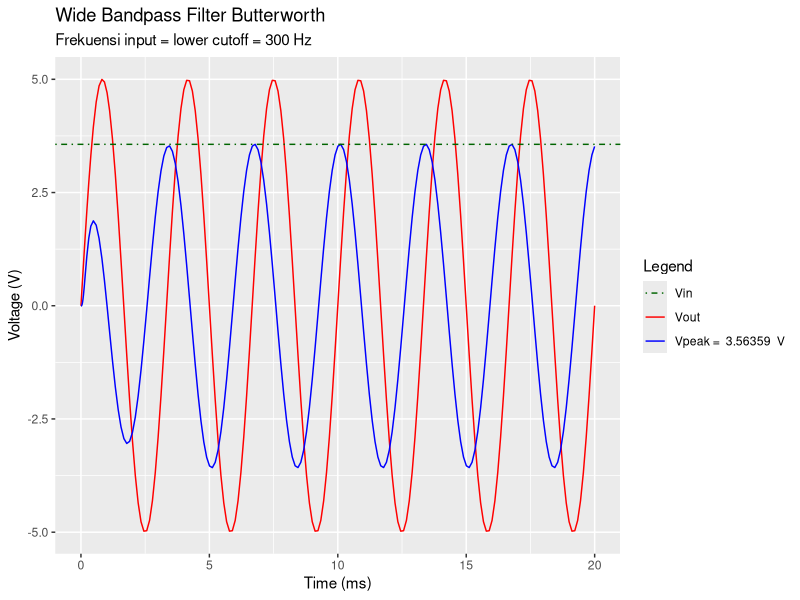
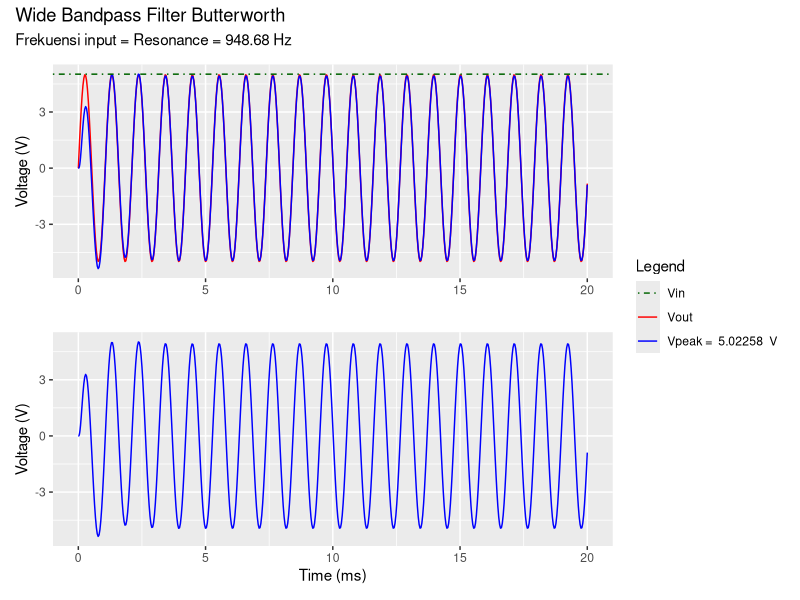
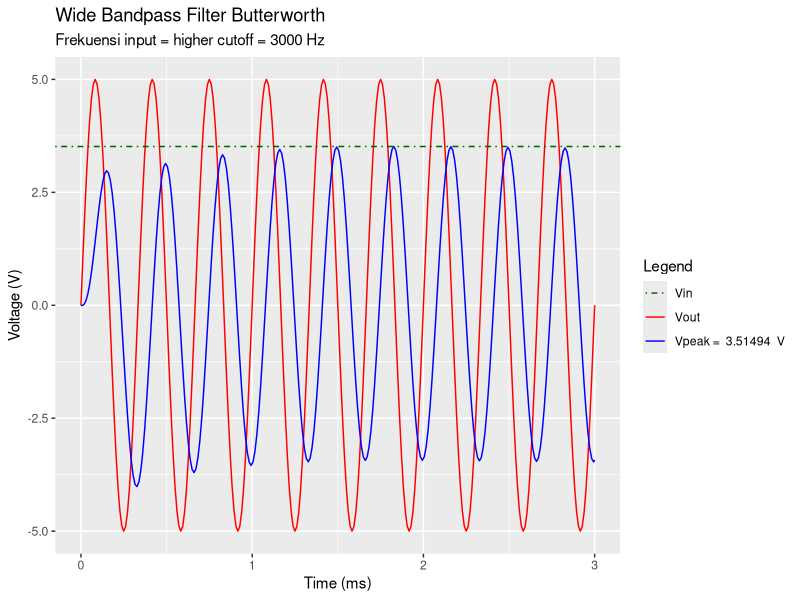
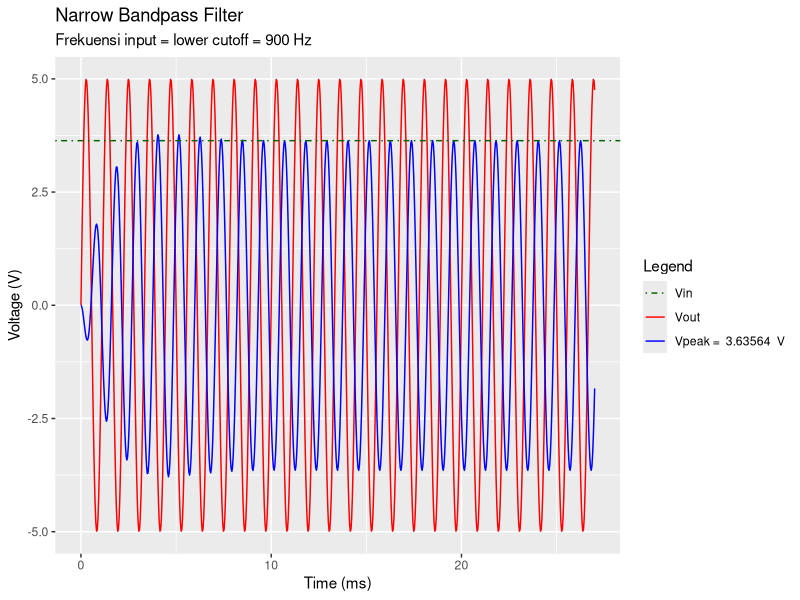
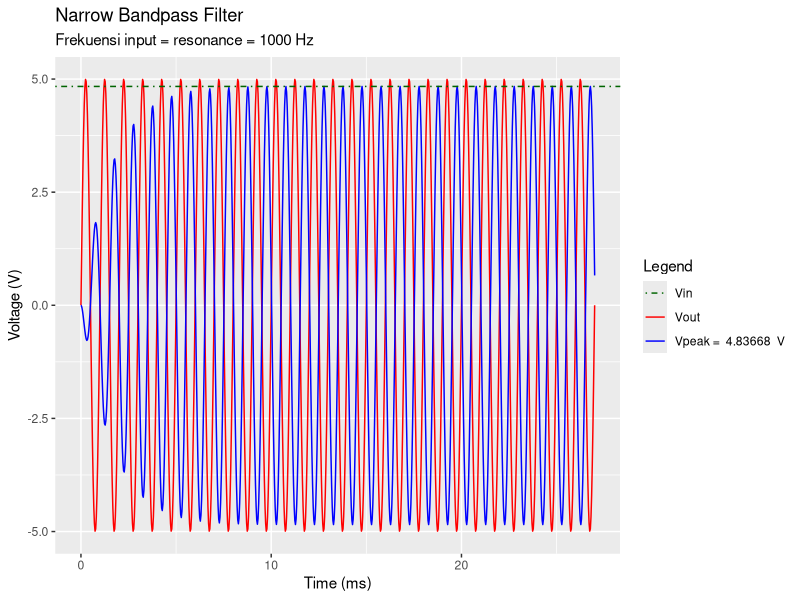
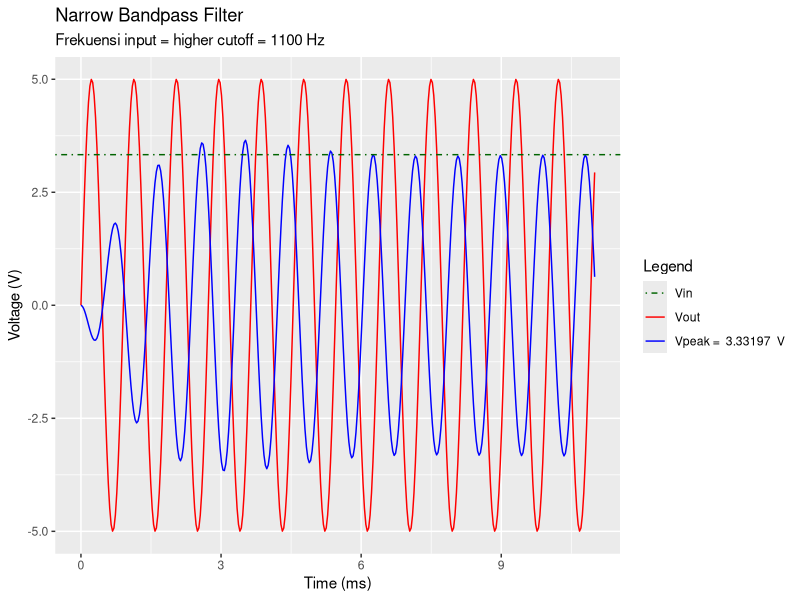
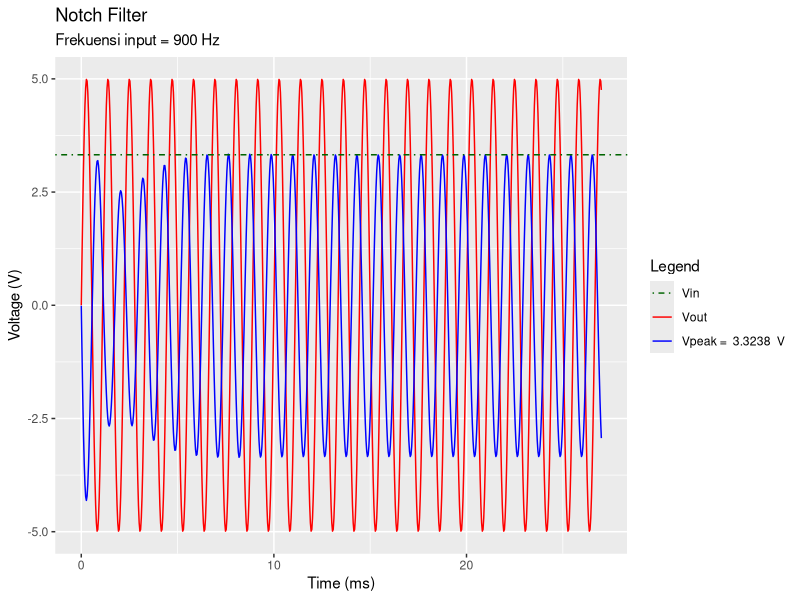
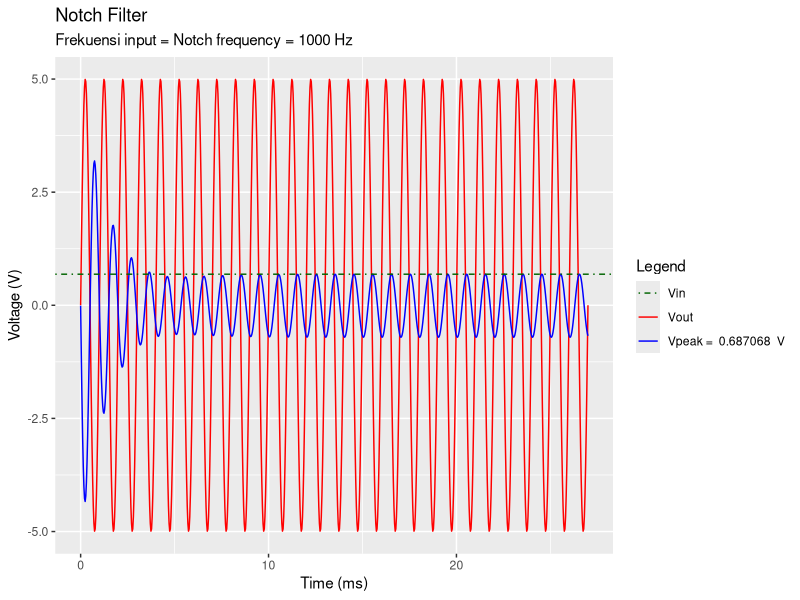

Reproduce these figures in R, in order.
## ---- chunk 1
knitr::opts_chunk$set(echo = TRUE)
## ---- chunk 2
library(dplyr)
library(ggplot2)
library(patchwork)
## ---- chunk 3
wide_bpf_fL <- read.csv("Exports/Wide_BPF_fL.csv")
wide_bpf_fR <- read.csv("Exports/Wide_BPF_fR.csv")
wide_bpf_fH <- read.csv("Exports/Wide_BPF_fH.csv")
## ---- chunk 4
notch_narrow_fL <- read.csv("Exports/Notch_Narrow_fL.csv")
notch_narrow_fR <- read.csv("Exports/Notch_Narrow_fR.csv")
notch_narrow_fH <- read.csv("Exports/Notch_Narrow_fH.csv")
## ---- chunk 5
peak <- max(wide_bpf_fL$WideBPF)
ggplot(wide_bpf_fL) +
  geom_line(aes(x = TIME * 1000, y = Vin, color = "Vin")) +
  geom_line(aes(x = TIME * 1000, y = WideBPF, color = "Vout")) +
  geom_hline(aes(yintercept = peak, color = "Peak"), linetype = 4) +
  
  scale_color_manual(name = "Legend",
                     values = c("Vin" = "red", "Vout" = "blue", 
                                "Peak" = "dark green"),
                     labels = c("Vin", "Vout", paste("Vpeak = ", peak, " V"))) +
  labs(title = "Wide Bandpass Filter Butterworth",
       subtitle = "Frekuensi input = lower cutoff = 300 Hz",
       x = "Time (ms)",
       y = "Voltage (V)")
## ---- chunk 6
peak <- max(wide_bpf_fR$WideBPF)
p1 <- ggplot(wide_bpf_fR) +
  geom_line(aes(x = TIME * 1000, y = Vin, color = "Vin")) +
  geom_line(aes(x = TIME * 1000, y = WideBPF, color = "Vout")) +
  geom_hline(aes(yintercept = peak, color = "Peak"), linetype = 4) +
  
  scale_color_manual(name = "Legend",
                     values = c("Vin" = "red", "Vout" = "blue", 
                                "Peak" = "dark green"),
                     labels = c("Vin", "Vout", paste("Vpeak = ", peak, " V"))) +
  xlab("")

p2 <- ggplot(wide_bpf_fR) +
  geom_line(aes(x = TIME * 1000, y = WideBPF), color = "blue") +
  xlab("Time (ms)")
  

p1 / p2 +
  plot_layout(guides = "collect") +
  plot_annotation(title = "Wide Bandpass Filter Butterworth",
                  subtitle = "Frekuensi input = Resonance = 948.68 Hz") &
  ylab("Voltage (V)")
## ---- chunk 7
peak <- max(wide_bpf_fH$WideBPF)
ggplot(wide_bpf_fH) +
  geom_line(aes(x = TIME * 1000, y = Vin, color = "Vin")) +
  geom_line(aes(x = TIME * 1000, y = WideBPF, color = "Vout")) +
  geom_hline(aes(yintercept = peak, color = "Peak"), linetype = 4) +
  
  scale_color_manual(name = "Legend",
                     values = c("Vin" = "red", "Vout" = "blue", 
                                "Peak" = "dark green"),
                     labels = c("Vin", "Vout", paste("Vpeak = ", peak, " V"))) +
  labs(title = "Wide Bandpass Filter Butterworth",
       subtitle = "Frekuensi input = higher cutoff = 3000 Hz",
       x = "Time (ms)",
       y = "Voltage (V)")
## ---- chunk 8
peak <- notch_narrow_fL %>%
  dplyr::filter(TIME * 1000 > 10) %>%
  dplyr::select(NarrowBPF) %>%
  max()

ggplot(notch_narrow_fL) +
  geom_line(aes(x = TIME * 1000, y = Vin, color = "Vin")) +
  geom_line(aes(x = TIME * 1000, y = NarrowBPF, color = "Vout")) +
  geom_hline(aes(yintercept = peak, color = "Peak"), linetype = 4) +
  
  scale_color_manual(name = "Legend",
                     values = c("Vin" = "red", "Vout" = "blue", 
                                "Peak" = "dark green"),
                     labels = c("Vin", "Vout", paste("Vpeak = ", peak, " V"))) +
  labs(title = "Narrow Bandpass Filter",
       subtitle = "Frekuensi input = lower cutoff = 900 Hz",
       x = "Time (ms)",
       y = "Voltage (V)")
## ---- chunk 9
peak <- notch_narrow_fR %>%
  dplyr::filter(TIME * 1000 > 10) %>%
  dplyr::select(NarrowBPF) %>%
  max()

ggplot(notch_narrow_fR) +
  geom_line(aes(x = TIME * 1000, y = Vin, color = "Vin")) +
  geom_line(aes(x = TIME * 1000, y = NarrowBPF, color = "Vout")) +
  geom_hline(aes(yintercept = peak, color = "Peak"), linetype = 4) +
  
  scale_color_manual(name = "Legend",
                     values = c("Vin" = "red", "Vout" = "blue", 
                                "Peak" = "dark green"),
                     labels = c("Vin", "Vout", paste("Vpeak = ", peak, " V"))) +
  labs(title = "Narrow Bandpass Filter",
       subtitle = "Frekuensi input = resonance = 1000 Hz",
       x = "Time (ms)",
       y = "Voltage (V)")
## ---- chunk 10
peak <- notch_narrow_fH %>%
  dplyr::filter(TIME * 1000 > 6) %>%
  dplyr::select(NarrowBPF) %>%
  max()

ggplot(notch_narrow_fH) +
  geom_line(aes(x = TIME * 1000, y = Vin, color = "Vin")) +
  geom_line(aes(x = TIME * 1000, y = NarrowBPF, color = "Vout")) +
  geom_hline(aes(yintercept = peak, color = "Peak"), linetype = 4) +
  
  scale_color_manual(name = "Legend",
                     values = c("Vin" = "red", "Vout" = "blue", 
                                "Peak" = "dark green"),
                     labels = c("Vin", "Vout", paste("Vpeak = ", peak, " V"))) +
  labs(title = "Narrow Bandpass Filter",
       subtitle = "Frekuensi input = higher cutoff = 1100 Hz",
       x = "Time (ms)",
       y = "Voltage (V)")
## ---- chunk 11
peak <- notch_narrow_fL %>%
  dplyr::filter(TIME * 1000 > 10) %>%
  dplyr::select(Notch) %>%
  max()

ggplot(notch_narrow_fL) +
  geom_line(aes(x = TIME * 1000, y = Vin, color = "Vin")) +
  geom_line(aes(x = TIME * 1000, y = Notch, color = "Vout")) +
  geom_hline(aes(yintercept = peak, color = "Peak"), linetype = 4) +
  
  scale_color_manual(name = "Legend",
                     values = c("Vin" = "red", "Vout" = "blue", 
                                "Peak" = "dark green"),
                     labels = c("Vin", "Vout", paste("Vpeak = ", peak, " V"))) +
  labs(title = "Notch Filter",
       subtitle = "Frekuensi input = 900 Hz",
       x = "Time (ms)",
       y = "Voltage (V)")
## ---- chunk 12
peak <- notch_narrow_fR %>%
  dplyr::filter(TIME * 1000 > 10) %>%
  dplyr::select(Notch) %>%
  max()

ggplot(notch_narrow_fR) +
  geom_line(aes(x = TIME * 1000, y = Vin, color = "Vin")) +
  geom_line(aes(x = TIME * 1000, y = Notch, color = "Vout")) +
  geom_hline(aes(yintercept = peak, color = "Peak"), linetype = 4) +
  
  scale_color_manual(name = "Legend",
                     values = c("Vin" = "red", "Vout" = "blue", 
                                "Peak" = "dark green"),
                     labels = c("Vin", "Vout", paste("Vpeak = ", peak, " V"))) +
  labs(title = "Notch Filter",
       subtitle = "Frekuensi input = Notch frequency = 1000 Hz",
       x = "Time (ms)",
       y = "Voltage (V)")
## ---- chunk 13
peak <- notch_narrow_fH %>%
  dplyr::filter(TIME * 1000 > 6) %>%
  dplyr::select(Notch) %>%
  max()

ggplot(notch_narrow_fH) +
  geom_line(aes(x = TIME * 1000, y = Vin, color = "Vin")) +
  geom_line(aes(x = TIME * 1000, y = Notch, color = "Vout")) +
  geom_hline(aes(yintercept = peak, color = "Peak"), linetype = 4) +
  
  scale_color_manual(name = "Legend",
                     values = c("Vin" = "red", "Vout" = "blue", 
                                "Peak" = "dark green"),
                     labels = c("Vin", "Vout", paste("Vpeak = ", peak, " V"))) +
  labs(title = "Notch Filter",
       subtitle = "Frekuensi input = 1100 Hz",
       x = "Time (ms)",
       y = "Voltage (V)")
